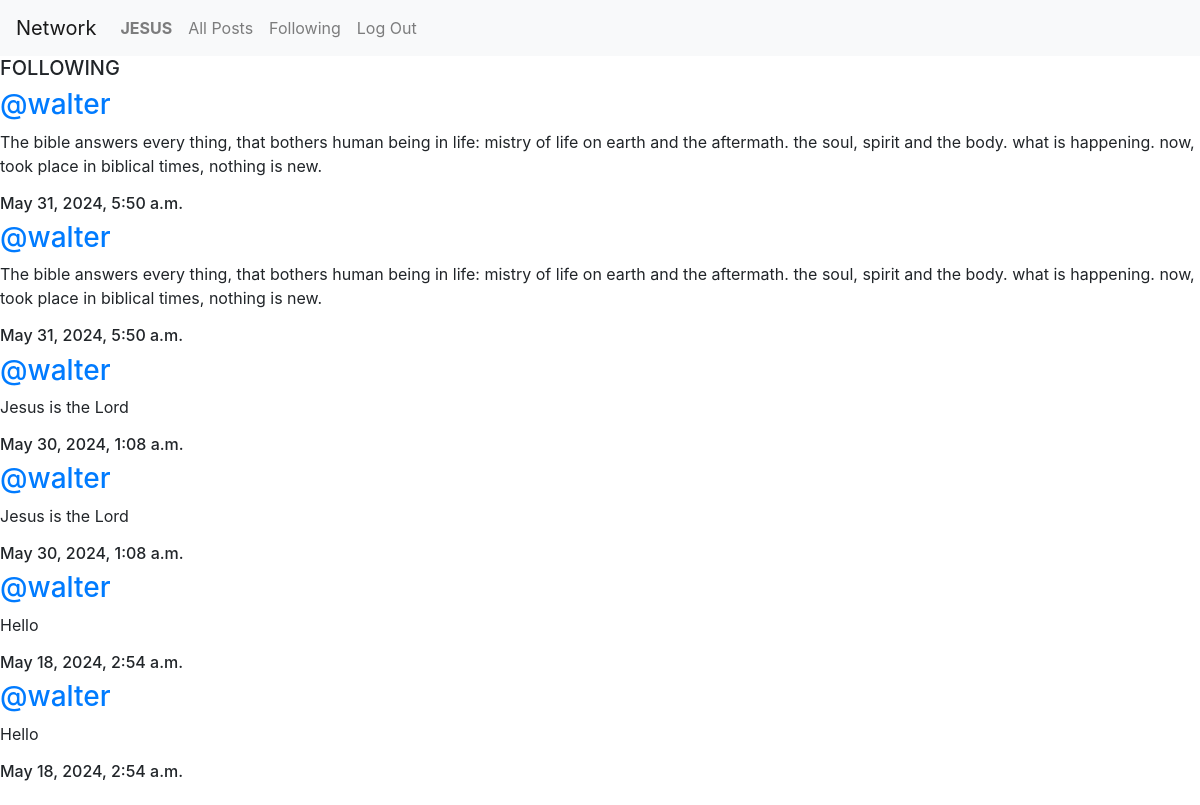
The page /following (signed in) on the database its author committed.
### network/models.py (models this page shows, shortened)
class User(AbstractUser):
    pass

class Post(models.Model):
    user = models.ForeignKey(User, on_delete=models.CASCADE, related_name= "sender")
    information = models.CharField(max_length= 165)
    date = models.DateTimeField(auto_now_add= True)

### network/views.py (the view)
# urls.py: path("following", views.following, name="following"),
def following(request):
    presentUser= User.objects.get(pk=request.user.id)
    followers= Follow.objects.filter(user=presentUser)
    all_posts= Post.objects.all().order_by('id').reverse()
    posts_of_presentUser=[]
    for post in all_posts:
        for individual in followers:
            if individual.user_follower== post.user:
                posts_of_presentUser.append(post)
    paginator = Paginator(posts_of_presentUser, 10)
    page_number = request.GET.get('page')
    page_posts= paginator.get_page(page_number)
    return render(request, "network/following.html", {
                 "page_posts":page_posts,
    })

### network/templates/network/following.html (shortened to what this page needs)
{% extends "network/layout.html" %}
{% block body %}
<h5>FOLLOWING</H5>
    <div class="page_posts">
        {% for post in page_posts %}
            <div>
                <h3 class="name"><a href="{% url 'profile' user_id=post.user.id %}"> @{{post.user}}</a></h3>
                    <p class="information"> {{post.information}}</p>
                        <h6>{{post.date}}</h6>
            </div>
    </div>
        {% endfor %}
{% endblock %}

### network/templates/network/layout.html (shortened to what this page needs)
{% load static %}
<!DOCTYPE html>
<html lang="en">
    <head>
        <link rel="stylesheet" href="https://stackpath.bootstrapcdn.com/bootstrap/4.4.1/css/bootstrap.min.css">
        <link href="{% static 'network/style.css' %}" rel="stylesheet">
        <link rel="stylesheet" href="https://cdnjs.cloudflare.com/ajax/libs/font-awesome/4.7.0/css/font-awesome.min.css">
    </head>
    <body>
        <nav class="navbar navbar-expand-lg navbar-light bg-light">
            <a class="navbar-brand" href="{% url 'index' %}">Network</a>
            <div>
              <ul class="navbar-nav mr-auto">
                {% if user.is_authenticated %}
                    <li class="nav-item">
                        <a class="nav-link" href="{% url 'profile' user_id=user.id %}"><strong>{{ user.username }}</strong></a>
                    </li>
                {% endif %}
                    <li class="nav-item">
                        <a class="nav-link" href="{% url 'index' %}">All Posts</a>
                    </li>
                {% if user.is_authenticated %}
                    <li class="nav-item">
                        <a class="nav-link" href="{% url 'following' %}">Following</a>
                    </li>
                    <li class="nav-item">
                        <a class="nav-link" href="{% url 'logout' %}">Log Out</a>
                    </li>
                {% endif %}
              </ul>
            </div>
          </nav>
        <div class="body">
            {% block body %}
            {% endblock %}
    </body>
</html>

### rows shown on the page
User: username "JESUS"
Post: user "walter", information "The bible answers every thing, that bothers human being in life: mistry of life on earth and the aftermath. the soul, spirit and the body. what is happening. now, took place in biblical times, nothing is new.", date "May 31, 2024, 5:50 a.m."
Post: user "walter", information "Jesus is the Lord", date "May 30, 2024, 1:08 a.m."
Post: user "walter", information "Hello", date "May 18, 2024, 2:54 a.m."
